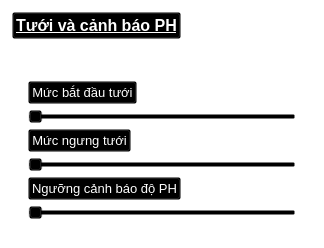
                                  <widget class="QFrame" name="Top_Setting_Option1">
                                   <property name="styleSheet">
                                    <string notr="true">background-color: rgba(0, 0, 0, 0);</string>
                                   </property>
                                   <property name="frameShape">
                                    <enum>QFrame::StyledPanel</enum>
                                   </property>
                                   <property name="frameShadow">
                                    <enum>QFrame::Raised</enum>
                                   </property>
                                   <layout class="QVBoxLayout" name="verticalLayout_51">
                                    <property name="spacing">
                                     <number>0</number>
                                    </property>
                                    <property name="leftMargin">
                                     <number>0</number>
                                    </property>
                                    <property name="topMargin">
                                     <number>0</number>
                                    </property>
                                    <property name="rightMargin">
                                     <number>0</number>
                                    </property>
                                    <property name="bottomMargin">
                                     <number>0</number>
                                    </property>
                                    <item>
                                     <widget class="QFrame" name="Top_Setting_Option1_frame">
                                      <property name="frameShape">
                                       <enum>QFrame::StyledPanel</enum>
                                      </property>
                                      <property name="frameShadow">
                                       <enum>QFrame::Raised</enum>
                                      </property>
                                      <layout class="QVBoxLayout" name="verticalLayout_30">
                                       <property name="spacing">
                                        <number>0</number>
                                       </property>
                                       <property name="leftMargin">
                                        <number>10</number>
                                       </property>
                                       <property name="topMargin">
                                        <number>10</number>
                                       </property>
                                       <property name="rightMargin">
                                        <number>10</number>
                                       </property>
                                       <property name="bottomMargin">
                                        <number>10</number>
                                       </property>
                                       <item alignment="Qt::AlignLeft">
                                        <widget class="QPushButton" name="Setting_Option1_header">
                                         <property name="font">
                                          <font>
                                           <family>Segoe UI</family>
                                           <pointsize>12</pointsize>
                                           <weight>75</weight>
                                           <bold>true</bold>
                                           <underline>true</underline>
                                          </font>
                                         </property>
                                         <property name="styleSheet">
                                          <string notr="true">color: rgb(255, 255, 255);
background-color: rgba(0, 0, 0, 0);</string>
                                         </property>
                                         <property name="text">
                                          <string>Tưới và cảnh báo PH</string>
                                         </property>
                                        </widget>
                                       </item>
                                       <item alignment="Qt::AlignLeft">
                                        <widget class="QFrame" name="Top_Setting_Option1_body">
                                         <property name="minimumSize">
                                          <size>
                                           <width>300</width>
                                           <height>0</height>
                                          </size>
                                         </property>
                                         <property name="frameShape">
                                          <enum>QFrame::StyledPanel</enum>
                                         </property>
                                         <property name="frameShadow">
                                          <enum>QFrame::Raised</enum>
                                         </property>
                                         <layout class="QVBoxLayout" name="verticalLayout_52">
                                          <property name="spacing">
                                           <number>5</number>
                                          </property>
                                          <property name="leftMargin">
                                           <number>15</number>
                                          </property>
                                          <property name="topMargin">
                                           <number>15</number>
                                          </property>
                                          <property name="rightMargin">
                                           <number>15</number>
                                          </property>
                                          <property name="bottomMargin">
                                           <number>15</number>
                                          </property>
                                          <item>
                                           <widget class="QRadioButton" name="Radio_btn1">
                                            <property name="font">
                                             <font>
                                              <family>Segoe UI</family>
                                              <pointsize>10</pointsize>
                                             </font>
                                            </property>
                                            <property name="styleSheet">
                                             <string notr="true">color: rgb(255, 255, 255);</string>
                                            </property>
                                            <property name="text">
                                             <string>Tưới tự động</string>
                                            </property>
                                           </widget>
                                          </item>
                                          <item alignment="Qt::AlignLeft">
                                           <widget class="QPushButton" name="Slider_label1">
                                            <property name="font">
                                             <font>
                                              <family>Segoe UI</family>
                                              <pointsize>10</pointsize>
                                             </font>
                                            </property>
                                            <property name="styleSheet">
                                             <string notr="true">color: rgb(255, 255, 255);</string>
                                            </property>
                                            <property name="text">
                                             <string>Mức bắt đầu tưới</string>
                                            </property>
                                           </widget>
                                          </item>
                                          <item>
                                           <widget class="QSlider" name="Slider1">
                                            <property name="styleSheet">
                                             <string notr="true">QSlider#Slider1{
	
}
QSlider#Slider1:hover{
	
	color: rgb(255, 0, 0);
}
QSlider#Slider1{
	color: rgb(0, 255, 0);
}</string>
                                            </property>
                                            <property name="orientation">
                                             <enum>Qt::Horizontal</enum>
                                            </property>
                                           </widget>
                                          </item>
                                          <item alignment="Qt::AlignLeft">
                                           <widget class="QPushButton" name="Slider_label2">
                                            <property name="font">
                                             <font>
                                              <family>Segoe UI</family>
                                              <pointsize>10</pointsize>
                                             </font>
                                            </property>
                                            <property name="styleSheet">
                                             <string notr="true">color: rgb(255, 255, 255);</string>
                                            </property>
                                            <property name="text">
                                             <string>Mức ngưng tưới</string>
                                            </property>
                                           </widget>
                                          </item>
                                          <item>
                                           <widget class="QSlider" name="Slider2">
                                            <property name="orientation">
                                             <enum>Qt::Horizontal</enum>
                                            </property>
                                           </widget>
                                          </item>
                                          <item alignment="Qt::AlignLeft">
                                           <widget class="QPushButton" name="Slider_label3">
                                            <property name="font">
                                             <font>
                                              <family>Segoe UI</family>
                                              <pointsize>10</pointsize>
                                             </font>
                                            </property>
                                            <property name="styleSheet">
                                             <string notr="true">color: rgb(255, 255, 255);</string>
                                            </property>
                                            <property name="text">
                                             <string>Ngưỡng cảnh báo độ PH</string>
                                            </property>
                                           </widget>
                                          </item>
                                          <item>
                                           <widget class="QSlider" name="Slider_3">
                                            <property name="styleSheet">
                                             <string notr="true">border-radius: 5px;</string>
                                            </property>
                                            <property name="orientation">
                                             <enum>Qt::Horizontal</enum>
                                            </property>
                                           </widget>
                                          </item>
                                         </layout>
                                        </widget>
                                       </item>
                                      </layout>
                                     </widget>
                                    </item>
                                   </layout>
                                  </widget>
